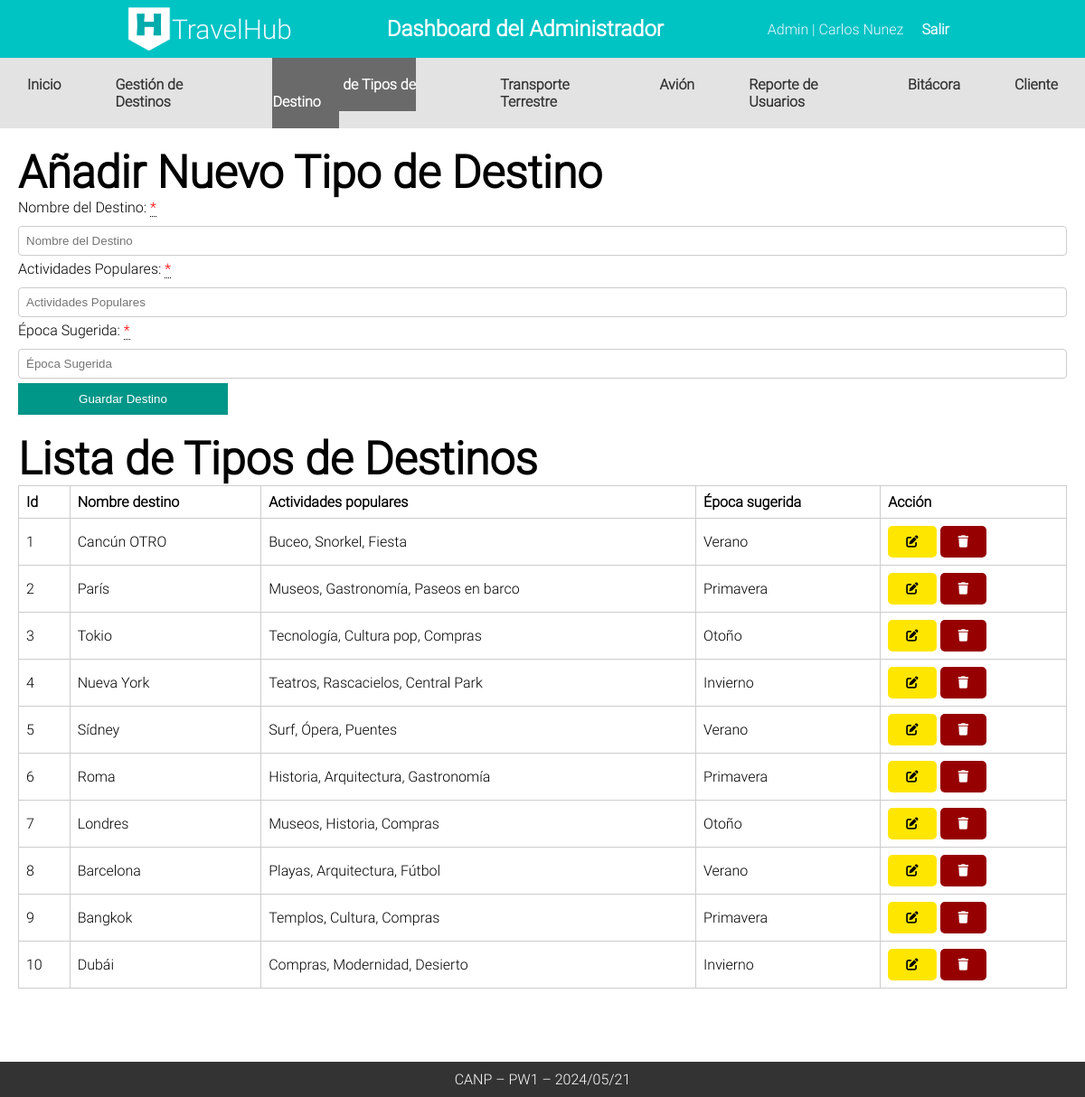
/Admin/CANP_TipoDestino (signed in), run on the app's committed database.
### tables this page shows
CREATE TABLE `tbltipodestino` (
  `id_tipodestino` int(11) NOT NULL,
  `Nombre_destino` varchar(255) NOT NULL,
  `Actividades_populares` varchar(255) NOT NULL,
  `Epoca_sugerida` varchar(255) NOT NULL
);

### Controllers/templateCtr.php (called while the page is built)
<?php
class Template
{
    public static function templateCtr()
    {
        include 'Views/plantilla.php';
    }
}

### index.php (called while the page is built, shortened)
<?php
include_once "Controllers/templateCtr.php";
include_once "Controllers/destinosCtr.php";
include_once "Models/destinosMdl.php";
$template = new Template();
$template->templateCtr();

### Models/destinosMdl.php (called while the page is built, shortened)
<?php
class DestinoMdl {
    public static function canp_leer_tipos_destinos_mdl() {
        try {
            $db = Conexion::conectar();
            $sql = "SELECT * FROM tbltipodestino";
            $stmt = $db->prepare($sql);
            $stmt->execute();
            return $stmt->fetchAll();
        } catch (PDOException $e) {
            return "Error al leer datos de tipos de destino: " . $e->getMessage();
        }
    }
}

### Controllers/destinosCtr.php (called while the page is built, shortened)
<?php
class DestinoCtr {
public static function canp_leer_tipos_destinos_ctr() {
    $respuesta = DestinoMdl::canp_leer_tipos_destinos_mdl();
    return $respuesta;
}
}

### Admin/CANP_TipoDestino.php (the view, shortened to what this page needs)
<?php
include 'Components/cabeceraAdmin.php';
include 'Components/navAdmin.php'
?>
    <div class="contenedor">
        <h2>Añadir Nuevo Tipo de Destino</h2>
        <form method="POST" class="formTipoDestino">
            <label for="nombreDestino">Nombre del Destino: <div class="tooltip required"> *<span class="tooltiptext">Campo obligatorio</span></div></label>
            <input type="text" id="nombreDestino" name="nombreDestino" placeholder="Nombre del Destino" >
            <label for="actividadesPopulares">Actividades Populares: <div class="tooltip required"> *<span class="tooltiptext">Campo obligatorio</span></div></label>
            <input type="text" id="actividadesPopulares" name="actividadesPopulares" placeholder="Actividades Populares" >
            <label for="epocaSugerida">Época Sugerida: <div class="tooltip required"> *<span class="tooltiptext">Campo obligatorio</span></div></label>
            <input type="text" id="epocaSugerida" name="epocaSugerida" placeholder="Época Sugerida" >
            <button name="btntTipoDestino" class="btnformulario" type="submit">Guardar Destino</button>
        </form>
        <h2>Lista de Tipos de Destinos</h2>
        <table class="tblTipoDestino">
            <thead>
                <tr>
                    <th>Id</th>
                    <th>Nombre destino</th>
                    <th>Actividades populares</th>
                    <th>Época sugerida</th>
                    <th>Acción</th>
                </tr>
            </thead>
            <tbody>
                    <?php
                        $destinos = DestinoCtr::canp_leer_tipos_destinos_ctr();
                        foreach ($destinos as $key => $destino) {
                           echo '
                           <tr>
                           <td>'.($key+1).'</td>
                           <td>'.$destino["Nombre_destino"].'</td>
                           <td>'.$destino["Actividades_populares"].'</td>
                           <td>'.$destino["Epoca_sugerida"].'</td>
                           <td>
                           <button class="edit editarTipoDestino" editartipoDestino="'.$destino["id_tipodestino"].'"> <i class="fa-solid fa-pen-to-square"></i></button>
                           <button class="delete eliminarTipoDestino" eliminarTipoDestino="'.$destino["id_tipodestino"].'" ><i class="fa-solid fa-trash"></i></button>
                           </td>
                       </tr>
                           ';
                        }
                    ?>
            </tbody>
        </table>
        </div>

### Views/css/styles.css (style rules this page uses)
* { margin: 0; padding: 0; box-sizing: border-box; }
body { font-family: Roboto; height: 100vh; }
.contenedor { padding: 20px; }
h2 { font-size: 50px; }
form { margin-bottom: 20px; }
input[type="text"], input[type="date"], select { margin: 5px 0; padding: 8px; width: calc(100% - 18px); }
.edit { padding: 10px 20px; background-color: #ffe600; color: black; border: none; cursor: pointer; border-radius: 5px; }
.delete { padding: 10px 20px; background-color: #960000; color: white; border: none; cursor: pointer; border-radius: 5px; }
button.btnformulario { padding: 10px 20px; background-color: #009688; color: white; border: none; cursor: pointer; width: 20%; }
table { width: 100%; margin-bottom: 100px; border-collapse: collapse; }
th, td { border: 1px solid #ccc; padding: 8px; text-align: left; }
label { display: block; margin-bottom: 5px; }
input[type="text"], input[type="email"], input[type="password"] { width: 100%; padding: 8px; border: 1px solid #ccc; border-radius: 4px; }
.btnformulario { align-self: flex-start; }
.required { color: red; }
.tooltip { position: relative; display: inline-block; border-bottom: 1px dotted black; }

### data on the page
tbltipodestino: Nombre_destino "Cancún OTRO", Actividades_populares "Buceo, Snorkel, Fiesta", Epoca_sugerida "Verano"
tbltipodestino: Nombre_destino "París", Actividades_populares "Museos, Gastronomía, Paseos en barco", Epoca_sugerida "Primavera"
tbltipodestino: Nombre_destino "Tokio", Actividades_populares "Tecnología, Cultura pop, Compras", Epoca_sugerida "Otoño"
tbltipodestino: Nombre_destino "Nueva York", Actividades_populares "Teatros, Rascacielos, Central Park", Epoca_sugerida "Invierno"
tbltipodestino: Nombre_destino "Sídney", Actividades_populares "Surf, Ópera, Puentes", Epoca_sugerida "Verano"
tbltipodestino: Nombre_destino "Roma", Actividades_populares "Historia, Arquitectura, Gastronomía", Epoca_sugerida "Primavera"
tbltipodestino: Nombre_destino "Londres", Actividades_populares "Museos, Historia, Compras", Epoca_sugerida "Otoño"
tbltipodestino: Nombre_destino "Barcelona", Actividades_populares "Playas, Arquitectura, Fútbol", Epoca_sugerida "Verano"
tbltipodestino: Nombre_destino "Bangkok", Actividades_populares "Templos, Cultura, Compras", Epoca_sugerida "Primavera"
tbltipodestino: Nombre_destino "Dubái", Actividades_populares "Compras, Modernidad, Desierto", Epoca_sugerida "Invierno"

### other printed values
$_SESSION["nombre"] "Carlos Nunez"
